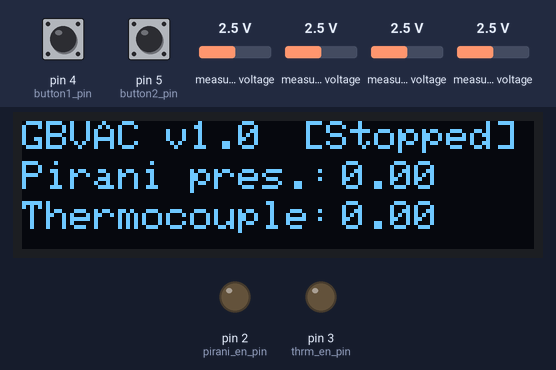
Recording of a sketch running on a simulated Arduino Uno, built with avr-gcc and run on an emulated ATmega328P. On the bench: 128×32 one-colour display, output pins drawn as LEDs (lit = HIGH). The inputs (shaded band) are chosen by the test bench; at power-on: pin 4 (button1_pin) HIGH, pin 5 (button2_pin) HIGH, measured voltage 2.5 V.

Above: at 3.2 s.
3.3 s: pin 4 (button1_pin) pulled LOW for 0.15 s
At 3.9 s:
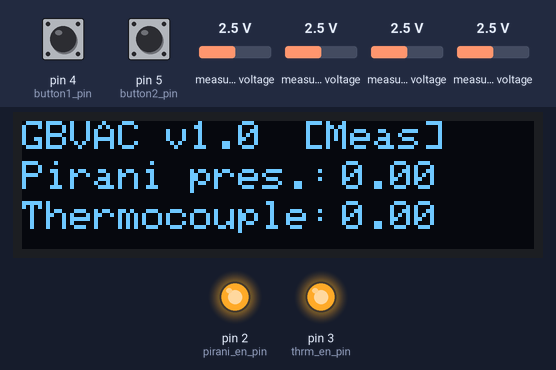
4.9 s: pin 4 (button1_pin) pulled LOW for 1 s
At 4.93 s:
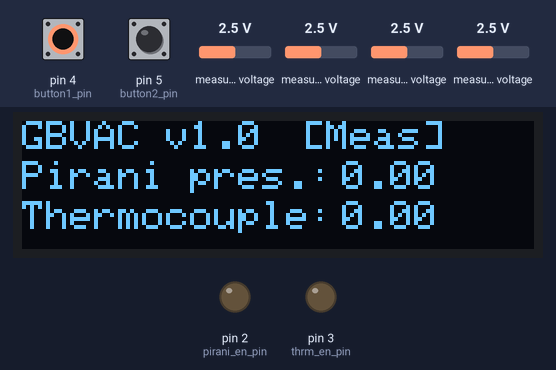
7.4 s: pin 4 (button1_pin) pulled LOW for 3.2 s
At 7.42 s:
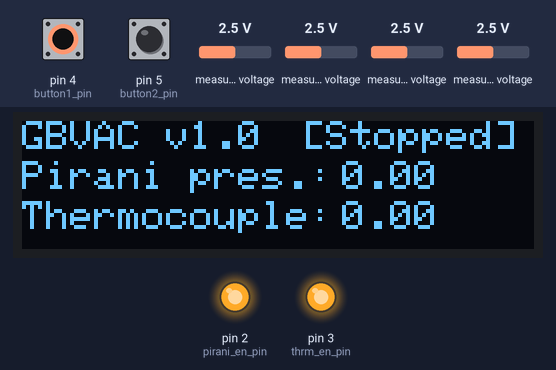
Timing chart, 0 to 10.4 s (numbered marks = the images above; inputs shaded):
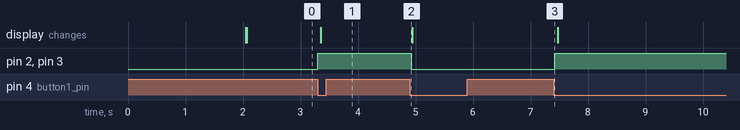

Measured:
- after the input at 3.3 s, pin 2 (pirani_en_pin), pin 3 (thrm_en_pin): LOW → HIGH at once; the display: changes after 0.06 s (image 1)
- after the input at 4.9 s, pin 2 (pirani_en_pin), pin 3 (thrm_en_pin): HIGH → LOW at once
- after the input at 7.4 s, pin 2 (pirani_en_pin), pin 3 (thrm_en_pin): LOW → HIGH at once

The sketch:

vacuum_gauge.ino
```cpp
#include <SPI.h>
#include <Wire.h>
#include <Adafruit_GFX.h>
#include <Adafruit_SSD1306.h>
#include <Adafruit_ADS1X15.h>
#include <Button.h>

#define SCREEN_WIDTH 128 // OLED display width, in pixels
#define SCREEN_HEIGHT 32 // OLED display height, in pixels
#define OLED_RESET     -1 // Reset pin # (or -1 if sharing Arduino reset pin)
#define SCREEN_ADDRESS 0x3C ///< See datasheet for Address; 0x3D for 128x64, 0x3C for 128x32
// Declaration for an SSD1306 display connected to I2C (SDA, SCL pins)
// The pins for I2C are defined by the Wire-library.
// On an arduino UNO:       A4(SDA), A5(SCL)

const int button1_pin = 4;
const int button2_pin = 5;
const int pirani_en_pin = 2;
const int thrm_en_pin = 3;

Adafruit_SSD1306 display(SCREEN_WIDTH, SCREEN_HEIGHT, &Wire, OLED_RESET);
Adafruit_ADS1115 ads;

Button button1(button1_pin); // Connect your button between pin 2 and GND
Button button2(button2_pin); // Connect your button between pin 3 and GND

bool measurement_active = false;

void setup() {

  pinMode(pirani_en_pin, OUTPUT);
  pinMode(thrm_en_pin, OUTPUT);
  //stop the relays (if they were set to 1)
  digitalWrite(pirani_en_pin, LOW);
  digitalWrite(thrm_en_pin, LOW);

  button1.begin();
	button2.begin();

  Serial.begin(9600);

  // SSD1306_SWITCHCAPVCC = generate display voltage from 3.3V internally
  if(!display.begin(SSD1306_SWITCHCAPVCC, SCREEN_ADDRESS)) {
    Serial.println(F("SSD1306 allocation failed"));
    for(;;); // Don't proceed, loop forever
  }

  if (!ads.begin()) {
    Serial.println("Failed to initialize ADS.");
    while (1);
  }

  delay(2000);
  display.clearDisplay();

  display.setTextSize(1);
  display.setTextColor(WHITE);
  display.setCursor(0, 0);
  display.println("Vacuum gauge v1.0");
  display.display();

}

void loop() {
  int16_t ads_0_results = 0; //A0-A1 diff
  int16_t ads_1_results = 0; //A2-A3 diff
  float multiplier = 0.1875F; /* ADS1115  @ +/- 6.144V gain (16-bit results) */

  if (measurement_active){
    ads_0_results = ads.readADC_Differential_0_1();
    ads_1_results = ads.readADC_Differential_2_3();
  }

  //display data
  display.clearDisplay();
  display.setTextSize(1);
  display.setTextColor(WHITE);
  display.setCursor(0, 0);
  display.println("GBVAC v1.0");
  display.setCursor(0, 10);
  display.println("Pirani pres.:");
  display.setCursor(80, 10);
  display.println(ads_0_results * multiplier);
  display.setCursor(0, 20);
  display.println("Thermocouple:");
  display.setCursor(80, 20);
  display.println(ads_1_results * multiplier);
  display.setCursor(70, 0);
  if (!measurement_active)
    display.println("[Stopped]");
  else
    display.println("[Meas]");
  display.display();

  if (button1.pressed()) {
    measurement_active = !measurement_active;
    if (measurement_active){
      digitalWrite(pirani_en_pin, HIGH);
      digitalWrite(thrm_en_pin, HIGH);
    } else {
      digitalWrite(pirani_en_pin, LOW);
      digitalWrite(thrm_en_pin, LOW);
    }
  }

}
```
